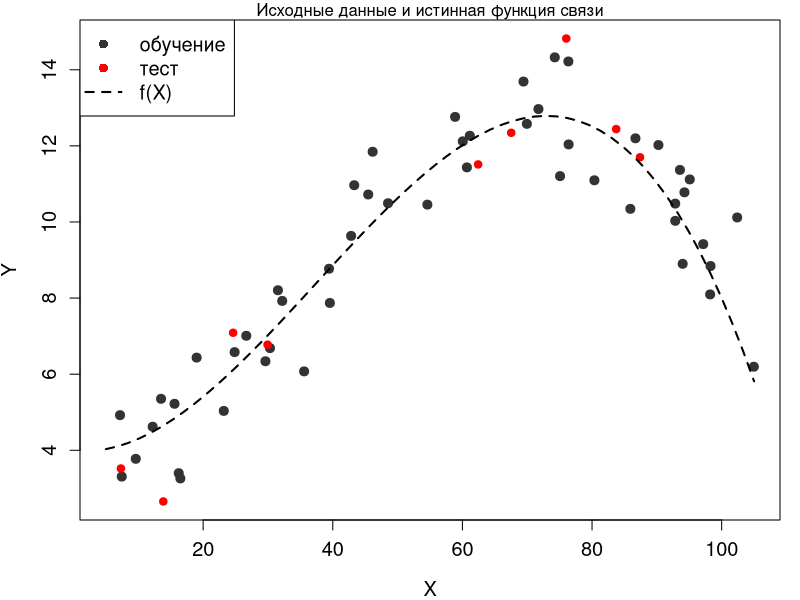
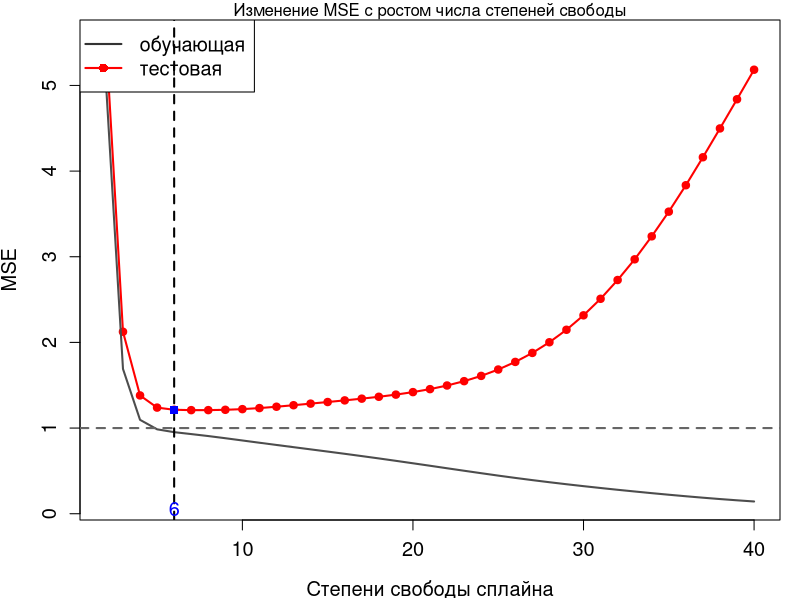
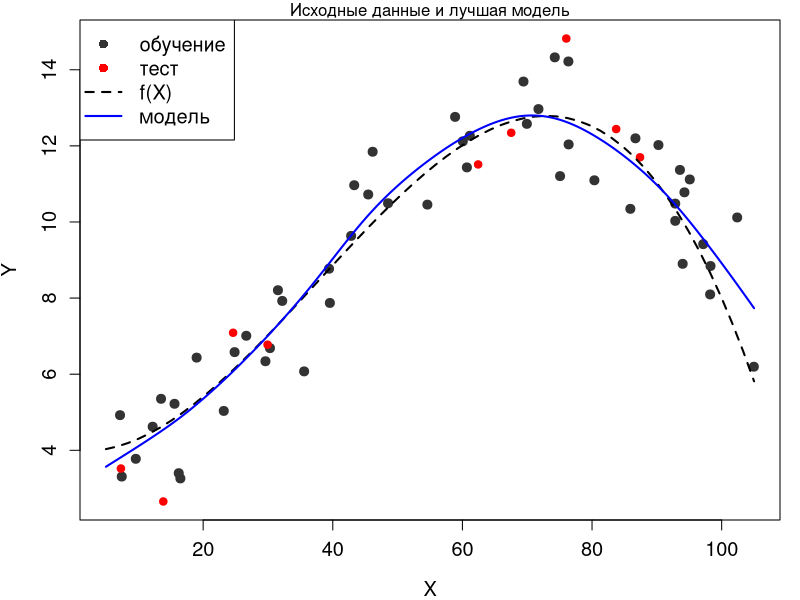

Generate these figures, in order, with R:
## ---- chunk 1
#  Генерируем данные ###########################################################

my.seed <- 1486372882    # ядро
n.all <- 60              # наблюдений всего
train.percent <- 0.85    # доля обучающей выборки
res.sd <- 1              # стандартное отклонение случайного шума
x.min <- 5               # границы изменения X: нижняя
x.max <- 105             #  и верхняя

# фактические значения x
set.seed(my.seed)
x <- runif(x.min, x.max, n = n.all)

# случайный шум
set.seed(my.seed)
res <- rnorm(mean = 0, sd = res.sd, n = n.all)

# отбираем наблюдения в обучающую выборку
set.seed(my.seed)
inTrain <- sample(seq_along(x), size = train.percent*n.all)

# истинная функция взаимосвязи
y.func <- function(x) {4 - 2e-02*x + 5.5e-03*x^2 - 4.9e-05*x^3}

# для графика истинной взаимосвязи
x.line <- seq(x.min, x.max, length = n.all)
y.line <- y.func(x.line)

# фактические значения y (с шумом)
y <- y.func(x) + res

# Создаём векторы с данными для построения графиков ############################

# наблюдения на обучающей выборке
x.train <- x[inTrain]
y.train <- y[inTrain]

# наблюдения на тестовой выборке
x.test <- x[-inTrain]
y.test <- y[-inTrain]

## ---- chunk 2
#  График 1: Исходные данные на график #########################################

# убираем широкие поля рисунка
par(mar = c(4, 4, 1, 1))

# наименьшие/наибольшие значения по осям
x.lim <- c(x.min, x.max)
y.lim <- c(min(y), max(y))

# наблюдения с шумом (обучающая выборка)
plot(x.train, y.train, 
     col = grey(0.2), bg = grey(0.2), pch = 21,
     xlab = 'X', ylab = 'Y', 
     xlim = x.lim, ylim = y.lim, 
     cex = 1.2, cex.lab = 1.2, cex.axis = 1.2)

# заголовок
mtext('Исходные данные и истинная функция связи', side = 3)

# наблюдения тестовой выборки
points(x.test, y.test, col = 'red', bg = 'red', pch = 21)

# истинная функция
lines(x.line, y.line, lwd = 2, lty = 2)

# легенда
legend('topleft', legend = c('обучение', 'тест', 'f(X)'),
       pch = c(16, 16, NA), 
       col = c(grey(0.2), 'red', 'black'),  
       lty = c(0, 0, 2), lwd = c(1, 1, 2), cex = 1.2)

## ---- chunk 3

#  Строим модель №2 из лекции (df = 6) #########################################

# модель 2 (сплайн с df = 6)
mod <- smooth.spline(x = x.train, y = y.train, df = 6)

# модельные значения для расчёта ошибок
y.model.train <- predict(mod, data.frame(x = x.train))$y[, 1]
y.model.test <- predict(mod, data.frame(x = x.test))$y[, 1]

# считаем средний квадрат ошибки на обечающей и тестовой выборке
MSE <- c(sum((y.train - y.model.train)^2) / length(x.train),
         sum((y.test - y.model.test)^2) / length(x.test))
names(MSE) <- c('train', 'test')
round(MSE, 2)

#  Теперь строим модели с df от 2 до 40 ########################################

# максимальное число степеней свободы для модели сплайна
max.df <- 40

tbl <- data.frame(df = 2:max.df)   # таблица для записи ошибок
tbl$MSE.train <- 0                 # столбец: ошибки на обучающей выборке
tbl$MSE.test <- 0                  # столбец: ошибки на тестовой выборке

# цикл по степеням свободы
for (i in 2:max.df) {
    # строим модель
    mod <- smooth.spline(x = x.train, y = y.train, df = i)
    
    # модельные значения для расчёта ошибок
    y.model.train <- predict(mod, data.frame(x = x.train))$y[, 1]
    y.model.test <- predict(mod, data.frame(x = x.test))$y[, 1]
    
    # считаем средний квадрат ошибки на обечающей и тестовой выборке
    MSE <- c(sum((y.train - y.model.train)^2) / length(x.train),
             sum((y.test - y.model.test)^2) / length(x.test))
    
    # записываем ошибки в модель
    tbl[tbl$df == i, c('MSE.train', 'MSE.test')] <- MSE
}

# первые строки таблицы
head(tbl)

## ---- chunk 4

#  График 2: Зависимость MSE от гибкости модели ################################

plot(x = tbl$df, y = tbl$MSE.test, 
     type = 'l', col = 'red', lwd = 2,
     xlab = 'Степени свободы сплайна', ylab = 'MSE',
     ylim = c(min(tbl$MSE.train, tbl$MSE.test), 
              max(tbl$MSE.train, tbl$MSE.test)),
     cex = 1.2, cex.lab = 1.2, cex.axis = 1.2)

# заголовок
mtext('Изменение MSE с ростом числа степеней свободы', side = 3)

points(x = tbl$df, y = tbl$MSE.test,
       pch = 21, col = 'red', bg = 'red')
lines(x = tbl$df, y = tbl$MSE.train, col = grey(0.3), lwd = 2)
# неустранимая ошибка
abline(h = res.sd, lty = 2, col = grey(0.4), lwd = 2)

# легенда
legend('topleft', legend = c('обучающая', 'тестовая'),
       pch = c(NA, 16), 
       col = c(grey(0.2), 'red'),  
       lty = c(1, 1), lwd = c(2, 2), cex = 1.2)

# степени свободы у наименьшей ошибки на тестовой выборке
min.MSE.test <- min(tbl$MSE.test)
df.min.MSE.test <- tbl[tbl$MSE.test == min.MSE.test, 'df']

# компромисс между точностью и простотой модели по графику
df.my.MSE.test <- 6
my.MSE.test <- tbl[tbl$df == df.my.MSE.test, 'MSE.test']

# ставим точку на графике
abline(v = df.my.MSE.test, 
       lty = 2, lwd = 2)
points(x = df.my.MSE.test, y = my.MSE.test, 
       pch = 15, col = 'blue')
mtext(df.my.MSE.test, 
      side = 1, line = -1, at = df.my.MSE.test, col = 'blue', cex = 1.2)

## ---- chunk 5

#  График 3: Лучшая модель (компромисс между гибкостью и точностью) ############

mod.MSE.test <- smooth.spline(x = x.train, y = y.train, df = df.my.MSE.test)

# для гладких графиков модели
x.model.plot <- seq(x.min, x.max, length = 250)
y.model.plot <- predict(mod.MSE.test, data.frame(x = x.model.plot))$y[, 1]

# убираем широкие поля рисунка
par(mar = c(4, 4, 1, 1))

# наименьшие/наибольшие значения по осям
x.lim <- c(x.min, x.max)
y.lim <- c(min(y), max(y))

# наблюдения с шумом (обучающая выборка)
plot(x.train, y.train, 
     col = grey(0.2), bg = grey(0.2), pch = 21,
     xlab = 'X', ylab = 'Y', 
     xlim = x.lim, ylim = y.lim, 
     cex = 1.2, cex.lab = 1.2, cex.axis = 1.2)

# заголовок
mtext('Исходные данные и лучшая модель', side = 3)

# наблюдения тестовой выборки
points(x.test, y.test, 
       col = 'red', bg = 'red', pch = 21)

# истинная функция
lines(x.line, y.line, 
      lwd = 2, lty = 2)

# модель
lines(x.model.plot, y.model.plot, 
      lwd = 2, col = 'blue')

# легенда
legend('topleft', legend = c('обучение', 'тест', 'f(X)', 'модель'),
       pch = c(16, 16, NA, NA), 
       col = c(grey(0.2), 'red', 'black', 'blue'),  
       lty = c(0, 0, 2, 1), lwd = c(1, 1, 2, 2), cex = 1.2)

